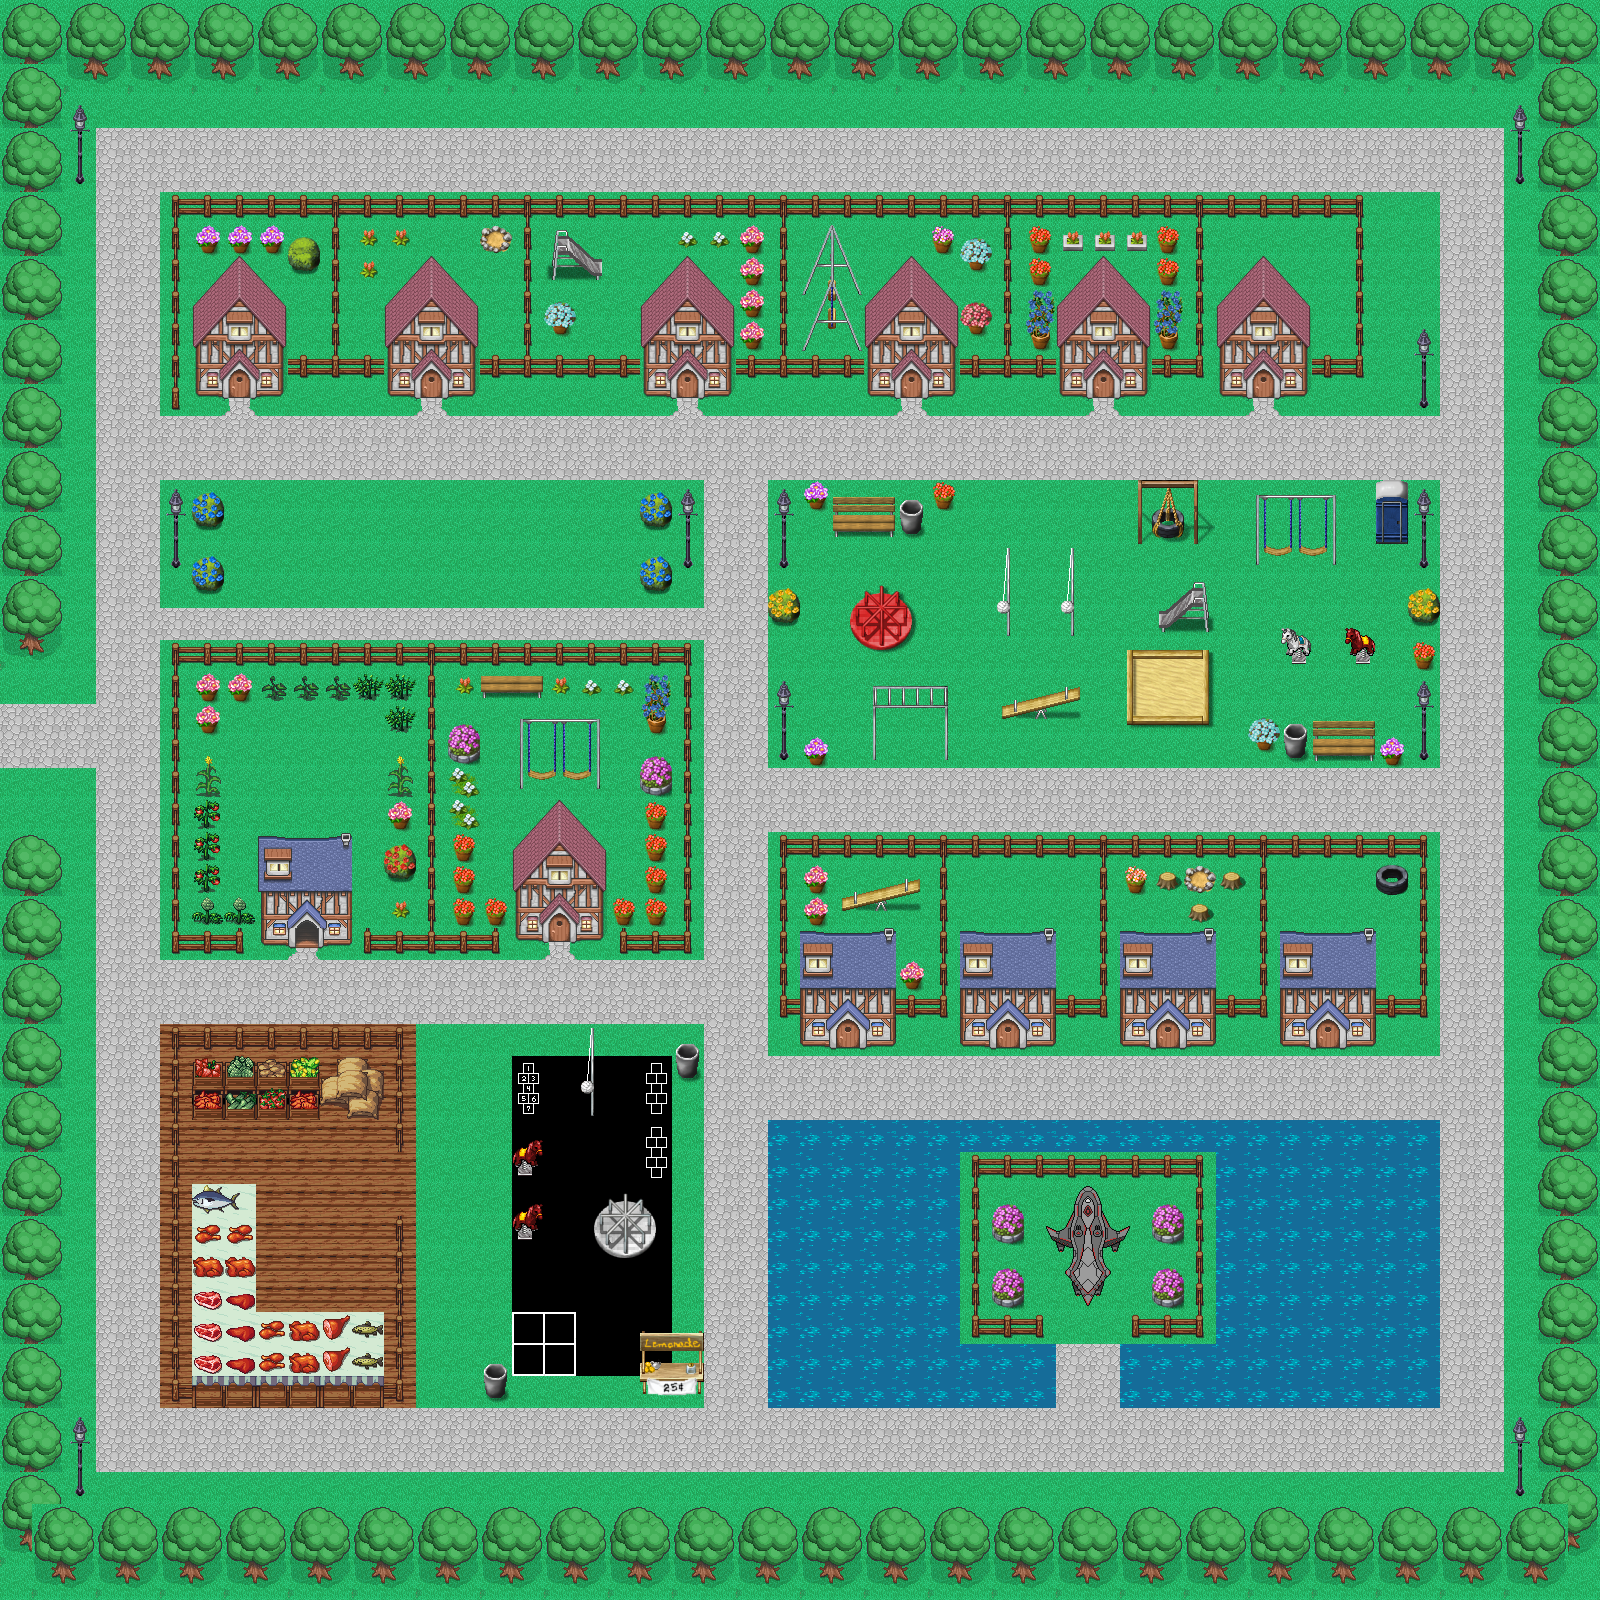

A level layout from a 2D game, rendered from its tile map. Below: a short description, then the map file with tile-grid data replaced by summaries:
An orthogonal 50x50 tile map with 32x32 px tiles, 2 tile layers (Tile Layer 1, CollisionLayer), 10 tilesets.

<map version="1.2" tiledversion="1.2.0" orientation="orthogonal" renderorder="right-down" width="50" height="50" tilewidth="32" tileheight="32" infinite="0" nextlayerid="3" nextobjectid="1">
 <tileset firstgid="1" source="Tiles5.tsx" />
 <tileset firstgid="491" source="watertiles.tsx" />
 <tileset firstgid="882" source="redhouse.tsx" />
 <tileset firstgid="1332" source="StreetLamps.tsx" />
 <tileset firstgid="1344" source="Fences.tsx" />
 <tileset firstgid="1362" source="playground.tsx" />
 <tileset firstgid="1618" source="Tiles3.tsx" />
 <tileset firstgid="2018" source="bluesmallhouse.tsx" />
 <tileset firstgid="2409" source="Tiles4.tsx" />
 <tileset firstgid="2517" source="spaceship2.tsx" />
 <layer id="1" name="Tile Layer 1" width="50" height="50">
  <data>[2500 cells, 2500 non-empty, 14 distinct tile ids]</data>
 </layer>
 <layer id="2" name="CollisionLayer" width="50" height="50">
  <properties>
   <property name="candyLand" value="" />
  </properties>
  <data>[2500 cells, 2498 non-empty, 218 distinct tile ids]</data>
 </layer>
</map>
